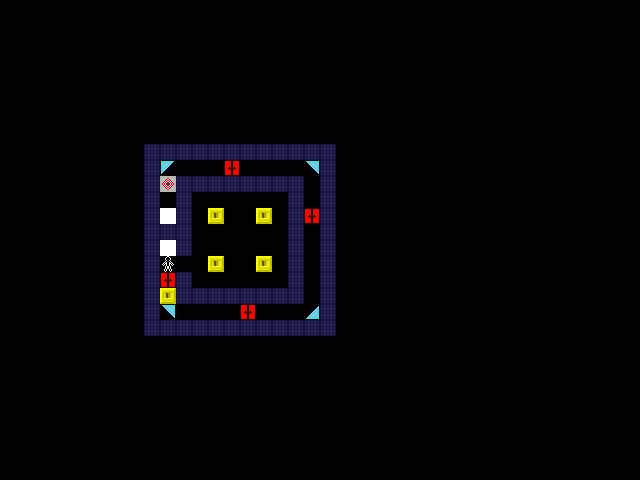

This game map was drawn from its Tiled (.tmx) file and the tilesets committed beside it. A one-line description and the trimmed map source follow:
An orthogonal 40x30 tile map with 16x16 px tiles, 5 tile layers (tiles, pieces, pieces2, pieces3, ...) and 12 objects.

<map version="1.10" tiledversion="1.11.0" orientation="orthogonal" renderorder="right-down" width="40" height="30" tilewidth="16" tileheight="16" infinite="0" nextlayerid="8" nextobjectid="19">
 <tileset firstgid="1" name="tiles" tilewidth="16" tileheight="16" tilecount="81" columns="9">
  <image source="tiles.png" width="144" height="144" />
 </tileset>
 <layer id="1" name="tiles" width="40" height="30">
  <data>[1200 cells, 75 non-empty, 3 distinct tile ids]</data>
 </layer>
 <layer id="2" name="pieces" width="40" height="30">
  <data>[1200 cells, 13 non-empty, 5 distinct tile ids]</data>
 </layer>
 <layer id="6" name="pieces2" width="40" height="30">
  <data>[1200 cells, 0 non-empty, 0 distinct tile ids]</data>
 </layer>
 <layer id="7" name="pieces3" width="40" height="30">
  <data>[1200 cells, 0 non-empty, 0 distinct tile ids]</data>
 </layer>
 <layer id="3" name="actors" width="40" height="30">
  <data>[1200 cells, 1 non-empty, 1 distinct tile ids]</data>
 </layer>
 <objectgroup id="5" name="connectors">
  <object id="7" x="217.333" y="216.667">
   <polyline points="0,0 17.3333,-50" />
  </object>
  <object id="8" x="213" y="217.333">
   <polyline points="0,0 -46.6667,-52.3333" />
  </object>
  <object id="9" x="263" y="216.667">
   <polyline points="0,0 50.6667,-0.666667" />
  </object>
  <object id="10" x="263" y="220">
   <polyline points="0,0 -11.6667,91" />
  </object>
  <object id="11" x="268" y="221.333">
   <polyline points="0,0 47,94.3333" />
  </object>
  <object id="12" x="263.667" y="263">
   <polyline points="0,0 51,-99.3333" />
  </object>
  <object id="13" x="264" y="266.667">
   <polyline points="0,0 -98.3333,46.6667" />
  </object>
  <object id="14" x="216.667" y="261.667">
   <polyline points="0,0 100,52" />
  </object>
  <object id="15" x="212.667" y="265.333">
   <polyline points="0,0 103.333,-98.3333" />
  </object>
  <object id="16" x="219" y="267.667">
   <polyline points="0,0 10.6667,-100" />
  </object>
  <object id="17" x="269.333" y="266">
   <polyline points="0,0 -101.417,14.25" />
  </object>
  <object id="18" x="185.333" y="314">
   <polyline points="-16.5,-17.75 -18.6667,-6.66667" />
  </object>
 </objectgroup>
</map>
